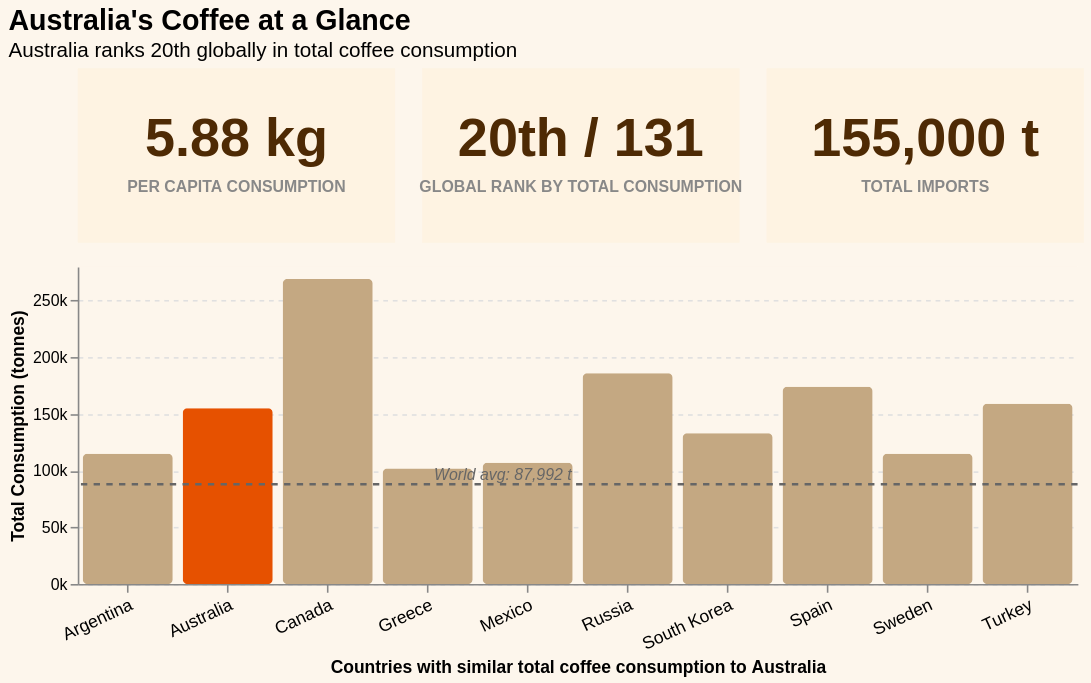

Source (Vega-Lite JSON):
### Vega-Lite specification from a JSON file in a GitHub repository (floating-point values rounded to 4 significant figures)
{"$schema": "https://vega.github.io/schema/vega-lite/v6.json", "background": "#fdf6ec", "title": {"text": "Australia's Coffee at a Glance", "subtitle": "Australia ranks 20th globally in total coffee consumption", "fontSize": 18, "subtitleFontSize": 13, "anchor": "start"}, "config": {"view": {"fill": "#fdf6ec", "stroke": null}, "concat": {"spacing": 15}}, "vconcat": [{"hconcat": [{"width": 200, "height": 110, "view": {"fill": "#fef3e2"}, "layer": [{"data": {"values": [{"x": 100, "y": 45, "text": "5.88 kg"}]}, "mark": {"type": "text", "fontSize": 34, "fontWeight": "bold", "color": "#4e2a04"}, "encoding": {"x": {"field": "x", "type": "quantitative", "scale": {"domain": [0, 200]}, "axis": null}, "y": {"field": "y", "type": "quantitative", "scale": {"domain": [0, 110], "reverse": true}, "axis": null}, "text": {"field": "text", "type": "nominal"}}}, {"data": {"values": [{"x": 100, "y": 75, "text": "PER CAPITA CONSUMPTION"}]}, "mark": {"type": "text", "fontSize": 10, "fontWeight": "bold", "color": "#888888"}, "encoding": {"x": {"field": "x", "type": "quantitative", "scale": {"domain": [0, 200]}, "axis": null}, "y": {"field": "y", "type": "quantitative", "scale": {"domain": [0, 110], "reverse": true}, "axis": null}, "text": {"field": "text", "type": "nominal"}}}]}, {"width": 200, "height": 110, "view": {"fill": "#fef3e2"}, "layer": [{"data": {"values": [{"x": 100, "y": 45, "text": "20th / 131"}]}, "mark": {"type": "text", "fontSize": 34, "fontWeight": "bold", "color": "#4e2a04"}, "encoding": {"x": {"field": "x", "type": "quantitative", "scale": {"domain": [0, 200]}, "axis": null}, "y": {"field": "y", "type": "quantitative", "scale": {"domain": [0, 110], "reverse": true}, "axis": null}, "text": {"field": "text", "type": "nominal"}}}, {"data": {"values": [{"x": 100, "y": 75, "text": "GLOBAL RANK BY TOTAL CONSUMPTION"}]}, "mark": {"type": "text", "fontSize": 10, "fontWeight": "bold", "color": "#888888"}, "encoding": {"x": {"field": "x", "type": "quantitative", "scale": {"domain": [0, 200]}, "axis": null}, "y": {"field": "y", "type": "quantitative", "scale": {"domain": [0, 110], "reverse": true}, "axis": null}, "text": {"field": "text", "type": "nominal"}}}]}, {"width": 200, "height": 110, "view": {"fill": "#fef3e2"}, "layer": [{"data": {"values": [{"x": 100, "y": 45, "text": "155,000 t"}]}, "mark": {"type": "text", "fontSize": 34, "fontWeight": "bold", "color": "#4e2a04"}, "encoding": {"x": {"field": "x", "type": "quantitative", "scale": {"domain": [0, 200]}, "axis": null}, "y": {"field": "y", "type": "quantitative", "scale": {"domain": [0, 110], "reverse": true}, "axis": null}, "text": {"field": "text", "type": "nominal"}}}, {"data": {"values": [{"x": 100, "y": 75, "text": "TOTAL IMPORTS"}]}, "mark": {"type": "text", "fontSize": 10, "fontWeight": "bold", "color": "#888888"}, "encoding": {"x": {"field": "x", "type": "quantitative", "scale": {"domain": [0, 200]}, "axis": null}, "y": {"field": "y", "type": "quantitative", "scale": {"domain": [0, 110], "reverse": true}, "axis": null}, "text": {"field": "text", "type": "nominal"}}}]}]}, {"width": 630, "height": 200, "data": {"values": [{"Country": "Canada", "tonnes": 269000, "highlight": false}, {"Country": "Russia", "tonnes": 186000, "highlight": false}, {"Country": "Spain", "tonnes": 174000, "highlight": false}, {"Country": "Turkey", "tonnes": 159000, "highlight": false}, {"Country": "Australia", "tonnes": 155000, "highlight": true}, {"Country": "South Korea", "tonnes": 133000, "highlight": false}, {"Country": "Argentina", "tonnes": 115000, "highlight": false}, {"Country": "Sweden", "tonnes": 115000, "highlight": false}, {"Country": "Mexico", "tonnes": 107000, "highlight": false}, {"Country": "Greece", "tonnes": 102000, "highlight": false}]}, "layer": [{"mark": {"type": "bar", "cornerRadius": 3}, "encoding": {"x": {"field": "Country", "type": "nominal", "sort": {"field": "tonnes", "order": "descending"}, "axis": {"title": "Countries with similar total coffee consumption to Australia", "labelAngle": -25, "labelFontSize": 11, "titleFontSize": 11}}, "y": {"field": "tonnes", "type": "quantitative", "axis": {"title": "Total Consumption (tonnes)", "format": "~s", "titleFontSize": 11, "grid": true, "gridDash": [3, 3], "gridColor": "#e0e0e0"}}, "color": {"condition": {"test": "datum.highlight", "value": "#e65100"}, "value": "#c4a882"}, "tooltip": [{"field": "Country", "type": "nominal", "title": "Country"}, {"field": "tonnes", "type": "quantitative", "title": "Total Consumption (tonnes)", "format": ","}]}}, {"mark": {"type": "rule", "color": "#666", "strokeDash": [4, 4], "strokeWidth": 1.5}, "data": {"values": [{"y": 87992}]}, "encoding": {"y": {"field": "y", "type": "quantitative"}}}, {"mark": {"type": "text", "align": "left", "dx": 4, "dy": -6, "fontSize": 10, "color": "#666", "fontStyle": "italic"}, "data": {"values": [{"x": "Greece", "y": 87992, "label": "World avg: 87,992 t"}]}, "encoding": {"x": {"field": "x", "type": "nominal"}, "y": {"field": "y", "type": "quantitative"}, "text": {"field": "label", "type": "nominal"}}}]}]}
